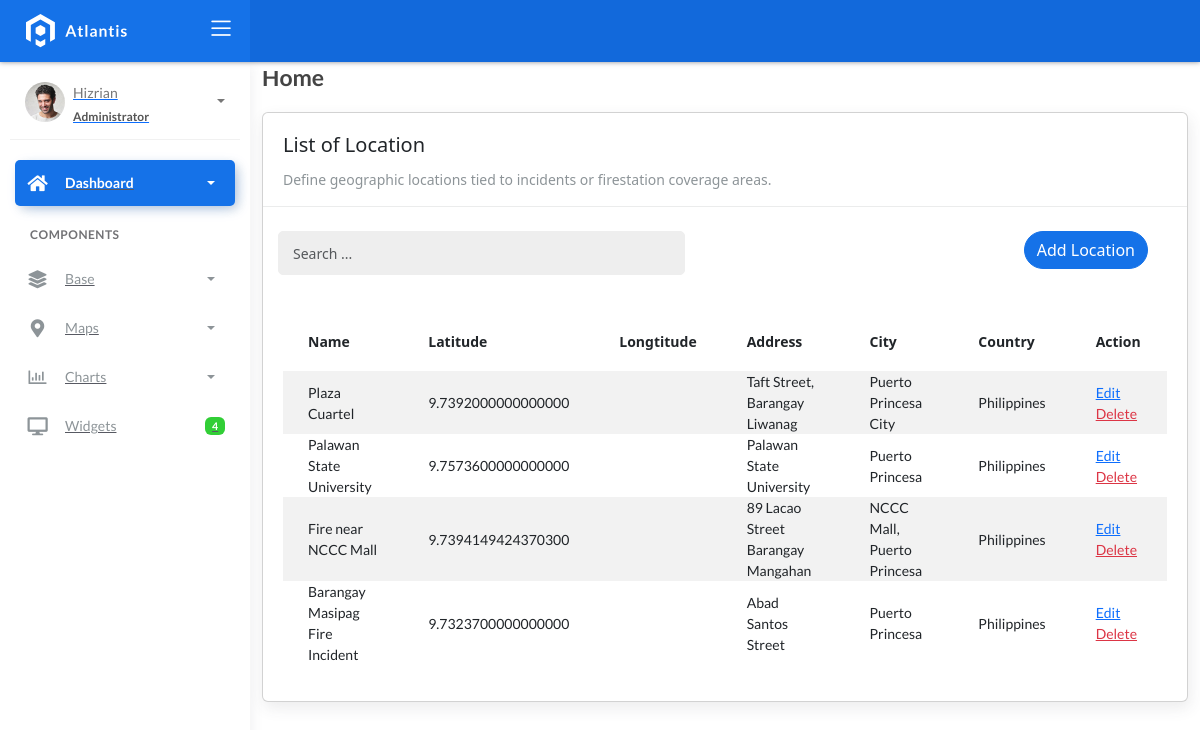
/location/, run on an earlier commit of the app's database.
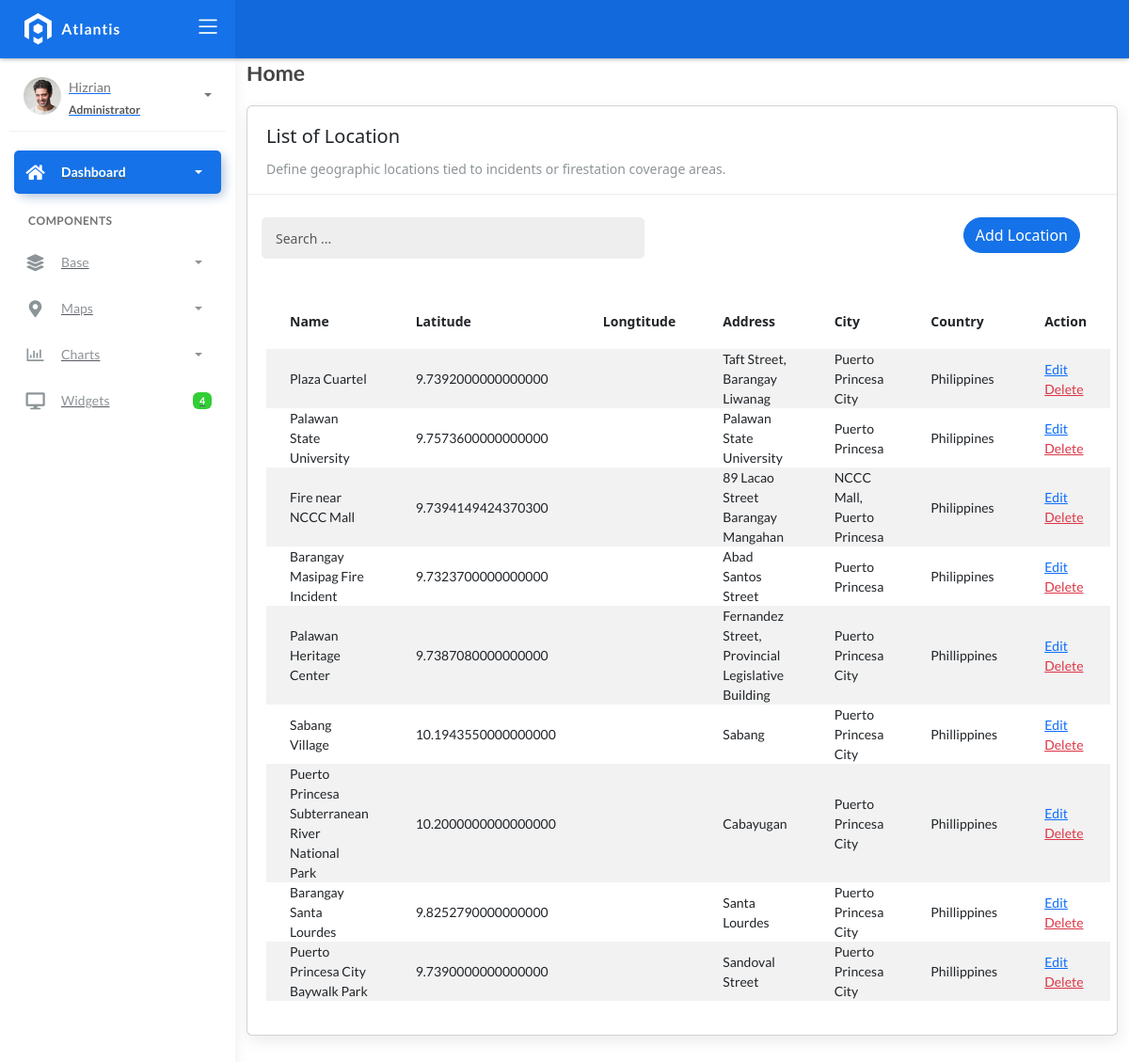
And on a later commit of the database.
### fire/models.py (models this page shows, shortened)
class BaseModel(models.Model):
    created_at = models.DateTimeField(auto_now_add=True, db_index=True)
    updated_at = models.DateTimeField(auto_now=True)
    class Meta:
        abstract = True

class Locations(BaseModel):
    name = models.CharField(max_length=150)
    latitude = models.DecimalField(
        max_digits=22, decimal_places=16, null=True, blank=True)
    longitude = models.DecimalField(
        max_digits=22, decimal_places=16, null=True, blank=True)
    address = models.CharField(max_length=150)
    city = models.CharField(max_length=150)  # can be in separate table
    country = models.CharField(max_length=150)  # can be in separate table

### fire/views.py (the view, shortened to what this page needs)
# urls.py: path('location/', LocationListView.as_view(), name='location_list'),
class LocationListView(ListView):
    model = Locations
    template_name = 'location_list.html'
    context_object_name = 'locations'
    def get_queryset(self):
        query = self.request.GET.get("q")
        return Locations.objects.all()

### templates/location_list.html (shortened to what this page needs)
{% extends 'base.html' %}
{% load static %}
{% block content %}
<div class="content">
    <div class="container-fluid">
        <h4 class="page-title">Home</h4>
        <div class="row">
            <div class="col-md-12">
                <div class="card">
                    <div class="card-header">
                        <div class="card-title">List of Location </div>
                        <div class="card-category">Define geographic locations tied to incidents or firestation coverage areas.</div>
                    </div>
                    <br />
                    <div class="col-md-12 row">
                        <div class="col-md-6">
                            <form class="navbar-left navbar-form nav-search mr-md-3" action="">
                                <div class="input-group">
                                     <input type="text" name="q" placeholder="Search ..." class="form-control" value="{{ request.GET.q }}"/>
                                    <div class="input-group-append">
                                        <span class="input-group-text">
                                        </span>
                                    </div>
                                </div>
                            </form>
                        </div>
                        <div class="col-md-6">
                            <div class="pull-right">
                                <a href="{% url 'location_add' %}" class="btn btn-primary btn-rounded ">Add Location</a>
                            </div>
                        </div>
                    </div>
                    <div class="card-body">
                        <table class="table table-striped mt-3">
                            <thead>
                                <tr>
                                    <th scope="col">Name</th>
                                    <th scope="col">Latitude</th>
                                    <th scope="col">Longtitude</th>
                                    <th scope="col">Address</th>
                                    <th scope="col">City </th>
                                    <th scope="col">Country</th>
                                    <th scope="col">Action</th>
                                </tr>
                            </thead>
                            <tbody>
                                {% for object in object_list %}
                                <tr>
                                    <td>{{ object.name }}</td>
                                    <td>{{ object.latitude }}</td>
                                    <td>{{ object.longtitude}}</td>
                                    <td>{{ object.address }}</td>
                                    <td>{{ object.city }}</td>
                                    <td>{{ object.country }}</td>
                                    <td>
                                        <a href="{% url 'location_update' object.id %}">Edit</a>
                                        <a href="{% url 'location_delete' object.id %}" class="text-danger">Delete</a>
                                    </td>
                                </tr>
                                {% empty %}
                                <tr>
                                    <td colspan="4" style="text-align: center;">
                                        <p class="text-sm font-weight-bold mb-0">No Records Found</p>
                                    </td>
                                </tr>
                                {% endfor %}
                            </tbody>
                        </table>
                    </div>
                </div>
            </div>
        </div>
    </div>
</div>
{% endblock %}

What changed in the data, as far as the page shows it:
added Locations: name "Palawan Heritage Center", latitude "9.7387080000000000", address "Fernandez Street, Provincial Legislative Building", city "Puerto Princesa City", country "Phillippines"
added Locations: name "Sabang Village", latitude "10.1943550000000000", address "Sabang", city "Puerto Princesa City", country "Phillippines"
added Locations: name "Puerto Princesa Subterranean River National Park", latitude "10.2000000000000000", address "Cabayugan", city "Puerto Princesa City", country "Phillippines"
added Locations: name "Barangay Santa Lourdes", latitude "9.8252790000000000", address "Santa Lourdes", city "Puerto Princesa City", country "Phillippines"
added Locations: name "Puerto Princesa City Baywalk Park", latitude "9.7390000000000000", address "Sandoval Street", city "Puerto Princesa City", country "Phillippines"
